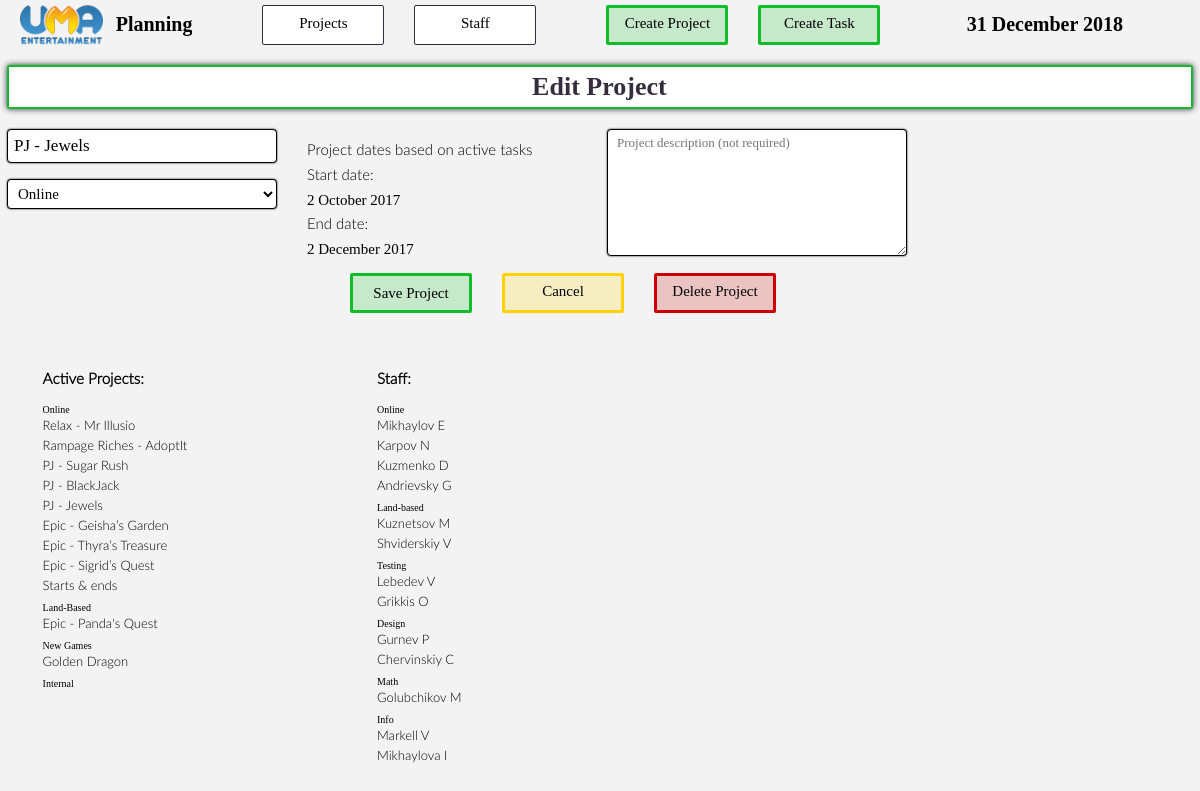
Page /edit/project/29/ on the committed database.
### plan/models.py (models this page shows, shortened)
class Project(models.Model):
	name = models.CharField(max_length=200)
	stream = models.ForeignKey(Stream, db_index=True, on_delete=models.SET_NULL, null = True)
	dates = models.BooleanField(default = False) #False means that actual tasks are needed to calculate start & end dates. True will take default values if they exist.
	task_start_date = models.DateField(null = True)
	task_end_date = models.DateField(null = True)
	start_date = models.DateField(null = True)
	end_date = models.DateField(null = True)
	active = models.BooleanField(db_index=True, default = True)
	comment = models.CharField(max_length=500, null=True) #let us comment the project and what it is supposed to achieve
	update = models.DateTimeField(default = timezone.now())
	def start(self):
		if self.task_start_date:
			s = self.task_start_date
		else : s = self.start_date
		return s
	def tasks(self):
		if len(Task.objects.filter(project_id = self.id).filter(active = True)) > 0: return len(Task.objects.filter(project_id = self.id).filter(active = True))
		else: return False
	def end(self):
		if self.task_end_date:
			e = self.task_end_date
		else : e = self.end_date
		return e

class Stream(models.Model):
	name = models.CharField(max_length=200)
	def projects(self):
		projects = Project.objects.filter(stream = self)
		return projects

class Department(models.Model):
	name = models.CharField(max_length=200)
	def staff(self):
		staff = Staff.objects.filter(dep = self).filter(active = True)
		return staff

class Staff(models.Model):
	name = models.CharField(max_length=200)
	dep = models.ForeignKey(Department, db_index=True, on_delete=models.CASCADE)
	active = models.BooleanField(db_index=True, default = True)

### plan/views.py (the view)
# urls.py: url(r'^edit/project/(?P<project_id>[0-9]+)/$', views.edit_project, name='edit_project'),
def edit_project(request, project_id):
	project = Project.objects.get(pk = project_id)
	selected = {'project': project,
				'name': project.name,
				'stream': project.stream,
				'comment': project.comment,
				'start_date': project.start(),
				'end_date': project.end(),
				'task_num': project.tasks(),}
	context = {'project_list' : Stream.objects.all(),
				'staff_list' : Department.objects.all(),
				'stream_list': Stream.objects.all(),
				'date': get_date_selection(),
				'selected': selected,
				'edit': project.id,
				'timestamp': timezone.now().timestamp(),
				'today': datetime.date.today(),
				}
	return render(request, 'plan/create_project.html', context)

### plan/gen_cal.py (called while the page is built)
def get_date_selection():
	d = [1,2,3,4,5,6,7,8,9,10,11,12,13,14,15,16,17,18,19,20,21,22,23,24,25,26,27,28,29,30,31]
	y = [2017, 2018, 2019]
	m = [{'num': 1, 'str': 'Jan',},
	{'num': 2, 'str': 'Feb',},
	{'num': 3, 'str': 'Mar',},
	{'num': 4, 'str': 'Apr',},
	{'num': 5, 'str': 'May',},
	{'num': 6, 'str': 'Jun',},
	{'num': 7, 'str': 'Jul',},
	{'num': 8, 'str': 'Aug',},
	{'num': 9, 'str': 'Sep',},
	{'num': 10, 'str': 'Oct',},
	{'num': 11, 'str': 'Nov',},
	{'num': 12, 'str': 'Dec',},]
	date = {'dates': d, 'months': m, 'years': y}
	return date

### plan/templates/plan/create_project.html (shortened to what this page needs)
{% load static %}
<link rel="stylesheet" type="text/css" href="{% static 'plan/style.css' %}"/>
<link rel="stylesheet" type="text/css" href="{% static 'plan/style2.css' %}"/>
<div class="header">
	<div class="header_logo">
		<a href="{% url 'plan:index' %}"><img class="logo" src="{% static 'plan/images/logo_uma.png' %}"/></a>
		<div class="logo_text bold">Planning</div>
	</div>
	<div class="header_logo header_menu">
		<div class="header_title regular">Projects</div>
	</div>
	<div class="header_logo header_menu" style="margin-right: 70px;">
		<div class="header_title regular">Staff</div>
	</div>
	<a href="{% url 'plan:create_project' %}">
		<div class="header_logo header_menu header_create">
			<div class="header_title regular">Create Project</div>
		</div>
	</a>
	<a href="{% url 'plan:create_task' 0 0 %}">
		<div class="header_logo header_menu header_create" style="margin-right: 70px;">
			<div class="header_title regular">Create Task</div>
		</div>
	</a>
	<div class="header_logo header_date">
		<div class="logo_text bold">{{ today|date:"j F Y" }}</div>
	</div>
</div>
<div class="page_object_header" style="border-color: #12bb2a;">
	<h3 class="bold page_object_header_section"></h3>
	<h1 class="bold page_object_header_section">{% if edit %}Edit Project{% else %}Create New Project{% endif %}</h1>
	<h3 class="bold page_object_header_section"></h3>
</div>
<form action="{% url 'plan:submit_project' %}" method="post">
<div class="form_section">
	<input class="form_style{% if errors.name %} input_error{% endif %}" type="text" name="name" placeholder="project title" {% if selected.name %}value="{{ selected.name }}"{% endif %}/>
	{% if stream_list %}
	<select class="form_style{% if errors.stream %} input_error{% endif %}" id="st_select" name="stream" required >
		{% for stream in stream_list %}
			<option value="{{ stream.id }}" {% if selected.stream and selected.stream.id == stream.id %}selected="selected"{% endif %}>{{ stream.name }}</option>
		{% endfor %}
	</select>
	{% endif %}
</div>
<div class="form_section">
{% if not selected.project.tasks %}
	<div class="form_style_date_title">Select start date:</div>
	<select class="form_style form_style_date{% if errors.start_date %} input_error{% endif %}" name="start_date_day" required>
		<option>Date</option>
		{% for d in date.dates %}
			<option value="{{ d }}" {% if selected.start_date.day == d %}selected="selected"{% endif %}>{{ d }}</option>
		{% endfor %}
	</select>
	<select class="form_style form_style_date{% if errors.start_date %} input_error{% endif %}" name="start_date_month" required>
		<option>Month</option>
		{% for m in date.months %}
			<option value="{{ m.num }}" {% if selected.start_date.month == m.num %}selected="selected"{% elif not selected.start_date.month and today.month == m.num %}selected="selected"{% endif %}>{{ m.str }}</option>
		{% endfor %}
	</select>
	<select class="form_style form_style_date{% if errors.start_date %} input_error{% endif %}" name="start_date_year" required>
		<option>Year</option>
		{% for y in date.years %}
			<option value="{{ y }}" {% if selected.start_date.year == y %}selected="selected"{% elif not selected.start_date.year and today.year == y %}selected="selected"{% endif %}>{{ y }}</option>
		{% endfor %}
	</select>
	<br />
	<div class="form_style_date_title">Select end date:</div>
	<select class="form_style form_style_date{% if errors.end_date %} input_error{% endif %}" name="end_date_day" required>
		<option>Date</option>
		{% for d in date.dates %}
			<option value="{{ d }}" {% if selected.end_date.day == d %}selected="selected"{% endif %}>{{ d }}</option>
		{% endfor %}
	</select>
	<select class="form_style form_style_date{% if errors.end_date %} input_error{% endif %}" name="end_date_month" required>
		<option>Month</option>
		{% for m in date.months %}
			<option value="{{ m.num }}" {% if selected.end_date.month == m.num %}selected="selected"{% elif not selected.end_date.month and today.month == m.num %}selected="selected"{% endif %}>{{ m.str }}</option>
		{% endfor %}
	</select>
	<select class="form_style form_style_date{% if errors.end_date %} input_error{% endif %}" name="end_date_year" required>
		<option>Year</option>
		{% for y in date.years %}
			<option value="{{ y }}" {% if selected.end_date.year == y %}selected="selected"{% elif not selected.end_date.year and today.year == y %}selected="selected"{% endif %}>{{ y }}</option>
		{% endfor %}
	</select>
	<br />
	<br />
{% elif selected.project.tasks %}
	<div class="form_style_date_title light">Project dates based on active tasks</div>
	<div class="form_style_date_title">Start date:</div>
	<div class="form_style_date_title bold">{{ selected.project.start|date:"j F Y" }}</div>
	<div class="form_style_date_title">End date:</div>
	<div class="form_style_date_title bold">{{ selected.project.end|date:"j F Y" }}</div>
{% endif %}
</div>
<div class="form_section">
	<textarea class="form_style form_style_textarea" rows=5 cols=30 name="comment" placeholder="Project description (not required)"></textarea>
</div>
<br/>
<br/>
<div class="header" style="clear: both; height: auto; overflow: hidden;">
	<div class="button_wrap" style="{% if edit and selected.project %}width: 500px; margin-left: -250px;{% else %}width: 152px; margin-left: -61px;{% endif %}">
		<div class="header_logo header_menu header_create" style="padding: 0;">
			<input class="header_title regular button" type="submit" value="{% if edit %}Save {% else %}Create {% endif %}Project" />
		</div>
		{% if edit and selected.project %}
			<a href="{% url 'plan:project' selected.project.id 0 %}">
				<div class="header_logo header_menu header_edit">
					<div class="header_title regular button">Cancel</div>
				</div>
			</a>
			<div class="header_logo header_menu header_delete" onclick="getElementById('delete_window').style.display='block'">
				<div class="header_title regular">Delete Project</div>
			</div>
		{% endif %}
	</div>
</div>
</form>
<div class="lists_wrapper">
	<div class="list">
		<h3>Active Projects:</h3>
		{% if project_list %}
		<ul>
			{% for stream in project_list %}
			<li class="bottom_list_title bold">{{ stream.name }}</li>
				{% for project in stream.projects %}
					<li><a class="bottom_list_link" href="{% url 'plan:project' project.id 0 %}">{{ project.name }}</a></li>
				{% endfor %}
			{% endfor %}
		</ul>
	</div>
	<div class="list">
		{% endif %}
		<h3>Staff:</h3>
		{% if staff_list %}
		<ul>
			{% for dep in staff_list %}
			<li class="bottom_list_title bold">{{ dep.name }}</li>
				{% for staff in dep.staff %}
					<li><a class="bottom_list_link" href="{% url 'plan:staff' staff.id %}">{{ staff.name }}</a></li>
				{% endfor %}
			{% endfor %}
		</ul>
		{% endif %}
	</div>
</div>

### plan/static/plan/style.css (style rules this page uses)
input { color: inherit; }
.regular { font-family: 'LatoWeb'; }
.bold { font-family: 'LatoWebSemibold'; }
.light { font-family: 'LatoWebLight'; }
li { list-style: none; }
ul { margin: 0;padding: 0; }
a { text-decoration: none; color: inherit; cursor: pointer; }
.lists_wrapper { position: relative; width: 100%; height: auto; overflow: hidden; padding: 10px 3%; box-sizing: border-box; }
.list { position: relative; float: left; width: 30%; }
.list > ul > li { margin-bottom: 4px; }
.header { position: relative; height: 40px; width: 100%; margin-top: 5px; }
.header_logo { position: relative; height: 40px; width: auto; float: left; margin-right: 70px; overflow: hidden; cursor: pointer; }
.header_menu { padding: 9px 10px; box-sizing: border-box; border: 1px solid #352d3d; border-radius: 2px; margin-right: 30px; width: 122px; background-color: white; }
.logo { position: relative; float: left; height: 100%; }
.logo_text { position: relative; float: left; margin-top: 8px; font-size: 20px; font-weight: bold; }
.header_title { position: relative; height: 100%; text-align: center; font-size: 15px; }
.header_create { background: rgba(18,187,42,0.2); padding: 7px 10px; border: 3px solid #12bb2a; box-sizing: border-box; }
.header_date { float: right; cursor: default; }
.header_delete { background: rgba(204,0,0,0.2); padding: 7px 3px; border: 3px solid #cc0000; box-sizing: border-box; }
.header_edit { background: rgba(254,210,4,0.2); padding: 7px 10px; border: 3px solid #fed204; box-sizing: border-box; }
.form_section { position: relative; float: left; min-width: 250px; max-width: 300px; width: 30%; }
.form_style { font-size: 15px; background: white; border: 1px black solid; border-radius: 4px; box-shadow: 0 0 2px black; padding: 5px 6px; height: 30px; width: 90%; font-family: 'LatoWeb'; }
input.form_style { height: 34px; font-size: 17px; font-family: 'LatoWebSemibold'; }
.form_style_date_title { font-size: 15px; margin-bottom: 5px; margin-top: 7px; }
.form_style_date_title:first-of-type { margin-top: 13px; }
.form_style_textarea { width: 100%; height: 127px; padding: 5px 9px; font-size: 13px; }
.bottom_list_link { cursor: pointer; }
.bottom_list_title { margin-top: 7px; font-size: 10px; }
.page_object_header { position: relative; width: 100%; height: 44px; margin: 20px 0; color: #352d3d; background-color: white; box-shadow: 0 0 6px #352d3d; box-sizing: border-box; border: 2px solid #ef4949; border-radius: 2px; }
.page_object_header_section { position: relative; float: left; width: 33.3%; height: 100%; line-height: 40px; margin: 0; text-align: center; }
.button { cursor: pointer; background: none; border: none; padding: 0 0 0 0; align-items: normal; width: 100%; }
.button_wrap { position: relative; left: 50%; margin-top: 10px; margin-bottom: 20px; height: 40px; }

### rows in the picture
Project: name "PJ - Jewels", project.start "2 October 2017", project.end "2 December 2017"
Stream: name "Online"
Project: name "Relax - Mr Illusio"
Project: name "Rampage Riches - AdoptIt"
Project: name "PJ - Sugar Rush"
Project: name "PJ - BlackJack"
Project: name "Epic - Geisha’s Garden"
Project: name "Epic - Thyra’s Treasure"
Project: name "Epic - Sigrid’s Quest"
Project: name "Starts & ends"
Stream: name "Land-Based"
Project: name "Epic - Panda's Quest"
Stream: name "New Games"
Project: name "Golden Dragon"
Stream: name "Internal"
Department: name "Online"
Staff: name "Mikhaylov E"
Staff: name "Karpov N"
Staff: name "Kuzmenko D"
Staff: name "Andrievsky G"
Department: name "Land-based"
Staff: name "Kuznetsov M"
Staff: name "Shviderskiy V"
Department: name "Testing"
Staff: name "Lebedev V"
Staff: name "Grikkis O"
Department: name "Design"
Staff: name "Gurnev P"
Staff: name "Chervinskiy C"
Department: name "Math"
Staff: name "Golubchikov M"
Department: name "Info"
Staff: name "Markell V"
Staff: name "Mikhaylova I"

### other values in the picture
form field stream "Online"
